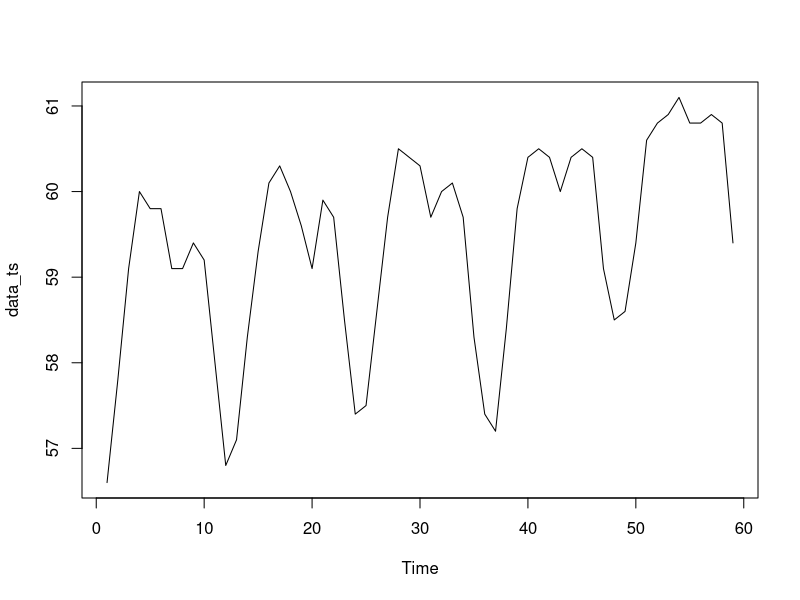
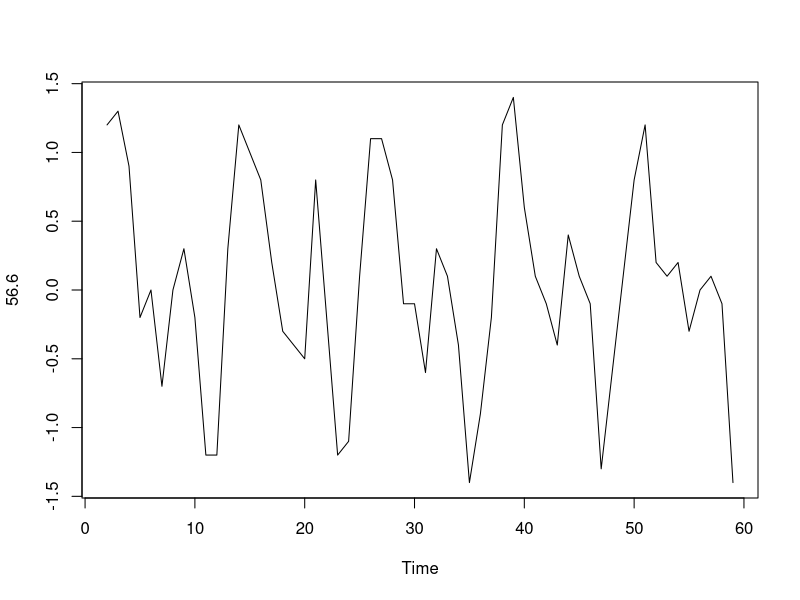
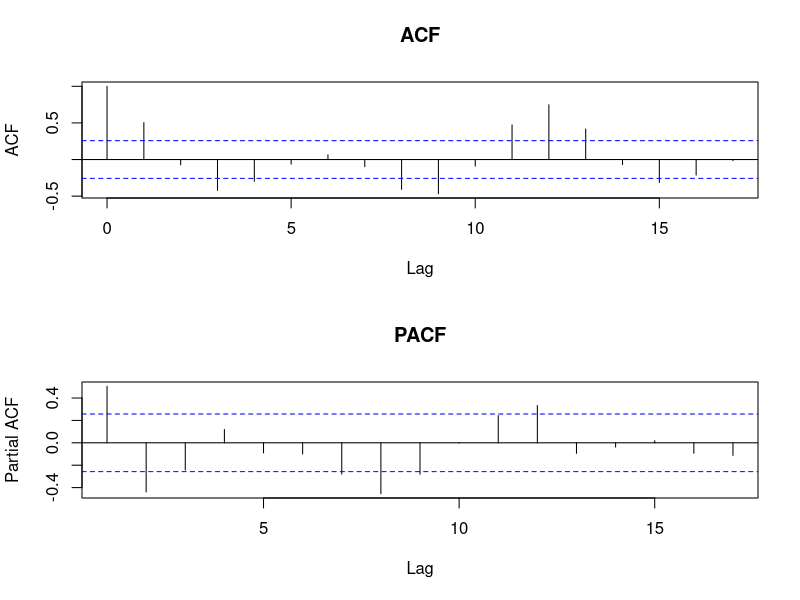
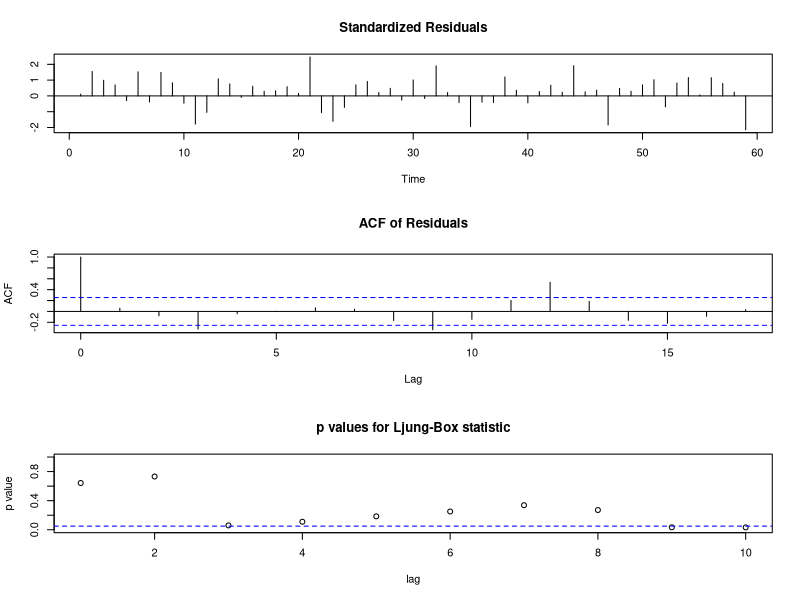
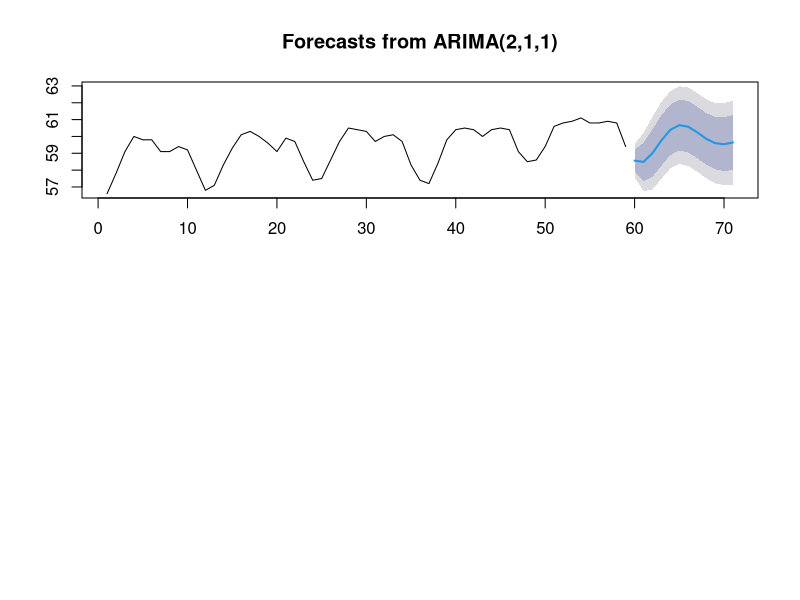

Source code (R) for these figures, in order:
library(tseries)
library(forecast)
library(readr)

data <- read_csv("../data/data.csv")
head(data)
class(data)

# data.frame -> ts frame 
data_ts <- ts(data)
class(data_ts)

data_ts

# kpss.test 
kpss.test(data_ts)

# analysis: p-value = 0.03521 <0.05 so we reject H0, 
# so this is non-stationary time series

ts.plot(data_ts)

data_ts.ff1 <- diff(data_ts, differences=1)
plot.ts(data_ts.ff1)


par(mfrow=c(2,1))
acf(data_ts.ff1, main="ACF")
pacf(data_ts.ff1, main="PACF")


final_arima1 <- arima(data_ts, order = c(3,1,0))
final_arima2 <- arima(data_ts, order = c(2,1,0))
final_arima3 <- arima(data_ts, order = c(2,1,1))

final_arima1
final_arima2
final_arima3

# Choose the model that aic is the smallest among three models
# Best model is final_arima3

# model diagnosis
tsdiag(final_arima3)

# forecast 12 
forecast(final_arima3, h=12)
plot(forecast(final_arima3, h=12))
